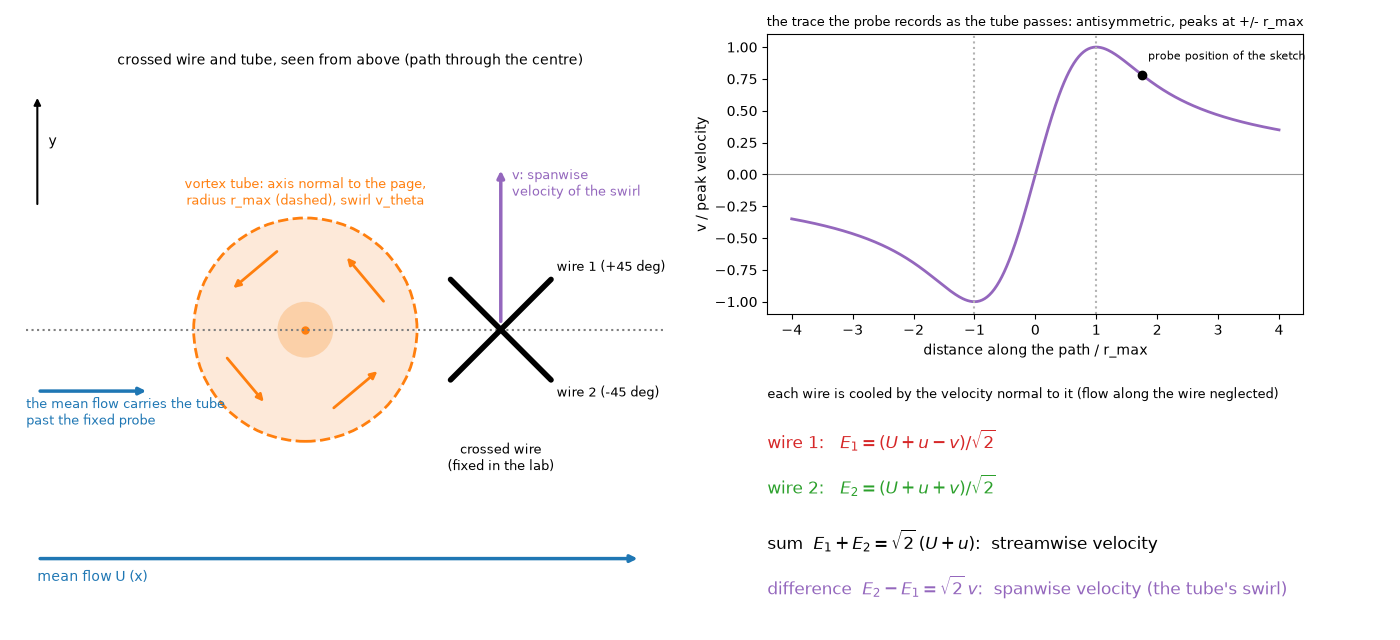

The Python source for this figure:
"""crossed_wire_schematic.py  v02  Sketch of the crossed (X) hot wire of Mouri et al. and Sassa and Makita passing a vortex tube, and why the difference of its two wire signals is the spanwise velocity v.
Left         top view in the plane of the mean flow (x) and the spanwise direction (y): a tube with its axis normal to the page (the simplest case, the path through its centre), its swirl, the crossed wire (two wires at +45 and -45 degrees to the flow, at right angles)
             placed where the tube's swirl is purely spanwise, and the tube carried along x past the fixed probe.  The wire is drawn larger than it is.
Right top    the spanwise velocity v along the path (Burgers vortex): the S-shaped trace the probe records as the tube goes by.
Right bottom the cooling of each wire (the velocity normal to it) and their sum and difference.
Usage        python crossed_wire_schematic.py     writes crossed_wire_schematic.png
Versions     M01 m01.v02 (2026-11-13): the tube and its trace added.
"""
import os

import matplotlib
matplotlib.use("Agg")
import matplotlib.pyplot as plt
import numpy as np

HERE = os.path.dirname(os.path.abspath(__file__))
XB, KB = 1.2564312, 0.71531                    # Burgers: peak of (1 - exp(-x a^2)) / a at a = 1 (r_max): the profile in units of r_max and of the peak velocity


def burgers(x):
    a = np.maximum(np.abs(x), 1e-9)
    return np.sign(x) * (1 - np.exp(-XB * a ** 2)) / (KB * a)


def main():
    fig = plt.figure(figsize=(14, 6.4))
    grid = fig.add_gridspec(2, 2, width_ratios=[1.25, 1], height_ratios=[1, 0.9])
    a = fig.add_subplot(grid[:, 0])
    a.set_aspect("equal")
    a.set_xlim(-2.6, 3.4)
    a.set_ylim(-2.3, 2.3)
    a.axis("off")
    a.add_patch(plt.Circle((0, 0), 1.0, fc="#fde9d9", ec="tab:orange", lw=2, ls="--"))
    a.add_patch(plt.Circle((0, 0), 0.25, fc="#fbd0a8", ec="none"))
    for th in np.deg2rad([40, 130, 220, 310]):                                     # swirl: counter-clockwise arrows around the axis
        for rr in (0.7,):
            p0 = rr * np.array([np.cos(th), np.sin(th)])
            tangent = np.array([-np.sin(th), np.cos(th)])
            a.annotate("", xy=p0 + 0.28 * tangent, xytext=p0 - 0.28 * tangent, arrowprops=dict(arrowstyle="-|>", color="tab:orange", lw=2))
    a.plot([0], [0], "o", color="tab:orange", ms=5)
    a.text(0, 1.12, "vortex tube: axis normal to the page,\nradius r_max (dashed), swirl v_theta", color="tab:orange", fontsize=9, ha="center")
    a.plot([-2.5, 3.2], [0, 0], ":", color="0.5")
    a.annotate("", xy=(-1.4, -0.55), xytext=(-2.4, -0.55), arrowprops=dict(arrowstyle="-|>", color="tab:blue", lw=2.5))
    a.text(-2.5, -0.85, "the mean flow carries the tube\npast the fixed probe", color="tab:blue", fontsize=9)
    a.annotate("", xy=(3.0, -2.05), xytext=(-2.4, -2.05), arrowprops=dict(arrowstyle="-|>", color="tab:blue", lw=2.5))
    a.text(-2.4, -2.25, "mean flow U (x)", color="tab:blue", fontsize=10)
    a.annotate("", xy=(-2.4, 2.1), xytext=(-2.4, 1.1), arrowprops=dict(arrowstyle="-|>", color="k", lw=1.5))
    a.text(-2.3, 1.65, "y", fontsize=10)
    px = 1.75                                                                       # the probe, outside the core on the +x side: the swirl there is purely spanwise
    a.plot([px - 0.45, px + 0.45], [-0.45, 0.45], color="k", lw=4, solid_capstyle="round")
    a.plot([px - 0.45, px + 0.45], [0.45, -0.45], color="k", lw=4, solid_capstyle="round")
    a.text(px + 0.5, 0.5, "wire 1 (+45 deg)", fontsize=9, va="bottom")
    a.text(px + 0.5, -0.5, "wire 2 (-45 deg)", fontsize=9, va="top")
    a.annotate("", xy=(px, 1.45), xytext=(px, 0.05), arrowprops=dict(arrowstyle="-|>", color="tab:purple", lw=2.5))
    a.text(px + 0.1, 1.2, "v: spanwise\nvelocity of the swirl", color="tab:purple", fontsize=9)
    a.text(px, -1.0, "crossed wire\n(fixed in the lab)", fontsize=9, ha="center", va="top")
    a.set_title("crossed wire and tube, seen from above (path through the centre)", fontsize=10)
    t = fig.add_subplot(grid[0, 1])
    x = np.linspace(-4, 4, 400)
    t.plot(x, burgers(x), color="tab:purple", lw=2)
    t.axhline(0, color="0.6", lw=0.8)
    t.axvline(1, color="0.7", ls=":")
    t.axvline(-1, color="0.7", ls=":")
    t.plot([1.75], [burgers(1.75)], "ko", ms=6)
    t.text(1.85, burgers(1.75) + 0.12, "probe position of the sketch", fontsize=8)
    t.set_xlabel("distance along the path / r_max")
    t.set_ylabel("v / peak velocity")
    t.set_title("the trace the probe records as the tube passes: antisymmetric, peaks at +/- r_max", fontsize=9)
    b = fig.add_subplot(grid[1, 1])
    b.axis("off")
    b.set_xlim(0, 1)
    b.set_ylim(0, 1)
    lines = [(0.90, "each wire is cooled by the velocity normal to it (flow along the wire neglected)", 9, "k"),
             (0.70, r"wire 1:   $E_1 = (U + u - v)/\sqrt{2}$", 12, "tab:red"),
             (0.52, r"wire 2:   $E_2 = (U + u + v)/\sqrt{2}$", 12, "tab:green"),
             (0.30, r"sum  $E_1 + E_2 = \sqrt{2}\,(U + u)$:  streamwise velocity", 12, "k"),
             (0.12, r"difference  $E_2 - E_1 = \sqrt{2}\,v$:  spanwise velocity (the tube's swirl)", 12, "tab:purple")]
    for y, text, fs, colour in lines:
        b.text(0.0, y, text, fontsize=fs, color=colour)
    fig.tight_layout()
    fig.savefig(os.path.join(HERE, "crossed_wire_schematic.png"), dpi=100)


if __name__ == "__main__":
    main()
